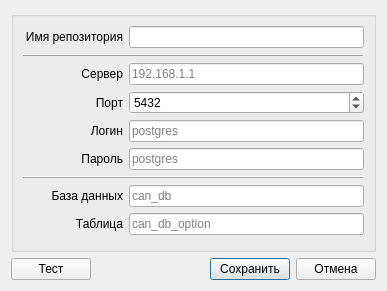
<?xml version="1.0" encoding="UTF-8"?>
<ui version="4.0">
 <class>SvRepositoryEditorDialog</class>
 <widget class="QDialog" name="SvRepositoryEditorDialog">
  <property name="geometry">
   <rect>
    <x>0</x>
    <y>0</y>
    <width>387</width>
    <height>291</height>
   </rect>
  </property>
  <property name="maximumSize">
   <size>
    <width>16777215</width>
    <height>1555555</height>
   </size>
  </property>
  <property name="windowTitle">
   <string>Настройки Ethernet</string>
  </property>
  <layout class="QVBoxLayout" name="verticalLayout_2">
   <item>
    <widget class="QGroupBox" name="groupBox">
     <property name="title">
      <string/>
     </property>
     <layout class="QVBoxLayout" name="verticalLayout">
      <item>
       <layout class="QHBoxLayout" name="horizontalLayout_15">
        <item>
         <widget class="QLabel" name="lblDevName_17">
          <property name="sizePolicy">
           <sizepolicy hsizetype="Fixed" vsizetype="Preferred">
            <horstretch>0</horstretch>
            <verstretch>0</verstretch>
           </sizepolicy>
          </property>
          <property name="minimumSize">
           <size>
            <width>100</width>
            <height>0</height>
           </size>
          </property>
          <property name="maximumSize">
           <size>
            <width>100</width>
            <height>16777215</height>
           </size>
          </property>
          <property name="font">
           <font>
            <weight>50</weight>
            <bold>false</bold>
           </font>
          </property>
          <property name="text">
           <string>Имя репозитория</string>
          </property>
          <property name="alignment">
           <set>Qt::AlignRight|Qt::AlignTrailing|Qt::AlignVCenter</set>
          </property>
         </widget>
        </item>
        <item>
         <widget class="QLineEdit" name="editName">
          <property name="inputMask">
           <string/>
          </property>
          <property name="text">
           <string/>
          </property>
          <property name="maxLength">
           <number>32767</number>
          </property>
         </widget>
        </item>
       </layout>
      </item>
      <item>
       <widget class="QFrame" name="frame_3">
        <property name="frameShape">
         <enum>QFrame::HLine</enum>
        </property>
        <property name="frameShadow">
         <enum>QFrame::Raised</enum>
        </property>
       </widget>
      </item>
      <item>
       <layout class="QHBoxLayout" name="horizontalLayout_7">
        <item>
         <widget class="QLabel" name="lblDevName_9">
          <property name="sizePolicy">
           <sizepolicy hsizetype="Fixed" vsizetype="Preferred">
            <horstretch>0</horstretch>
            <verstretch>0</verstretch>
           </sizepolicy>
          </property>
          <property name="minimumSize">
           <size>
            <width>100</width>
            <height>0</height>
           </size>
          </property>
          <property name="maximumSize">
           <size>
            <width>100</width>
            <height>16777215</height>
           </size>
          </property>
          <property name="font">
           <font>
            <weight>50</weight>
            <bold>false</bold>
           </font>
          </property>
          <property name="text">
           <string>Сервер</string>
          </property>
          <property name="alignment">
           <set>Qt::AlignRight|Qt::AlignTrailing|Qt::AlignVCenter</set>
          </property>
         </widget>
        </item>
        <item>
         <widget class="QLineEdit" name="editIP">
          <property name="inputMask">
           <string/>
          </property>
          <property name="text">
           <string/>
          </property>
          <property name="maxLength">
           <number>32767</number>
          </property>
          <property name="placeholderText">
           <string>192.168.1.1</string>
          </property>
         </widget>
        </item>
       </layout>
      </item>
      <item>
       <layout class="QHBoxLayout" name="horizontalLayout_5">
        <item>
         <widget class="QLabel" name="lblDevName_7">
          <property name="sizePolicy">
           <sizepolicy hsizetype="Fixed" vsizetype="Preferred">
            <horstretch>0</horstretch>
            <verstretch>0</verstretch>
           </sizepolicy>
          </property>
          <property name="minimumSize">
           <size>
            <width>100</width>
            <height>0</height>
           </size>
          </property>
          <property name="maximumSize">
           <size>
            <width>100</width>
            <height>16777215</height>
           </size>
          </property>
          <property name="font">
           <font>
            <weight>50</weight>
            <bold>false</bold>
           </font>
          </property>
          <property name="text">
           <string>Порт</string>
          </property>
          <property name="alignment">
           <set>Qt::AlignRight|Qt::AlignTrailing|Qt::AlignVCenter</set>
          </property>
         </widget>
        </item>
        <item>
         <widget class="QSpinBox" name="spinPort">
          <property name="minimum">
           <number>1</number>
          </property>
          <property name="maximum">
           <number>65535</number>
          </property>
          <property name="value">
           <number>5432</number>
          </property>
         </widget>
        </item>
       </layout>
      </item>
      <item>
       <layout class="QHBoxLayout" name="horizontalLayout_11">
        <item>
         <widget class="QLabel" name="lblDevName_13">
          <property name="sizePolicy">
           <sizepolicy hsizetype="Fixed" vsizetype="Preferred">
            <horstretch>0</horstretch>
            <verstretch>0</verstretch>
           </sizepolicy>
          </property>
          <property name="minimumSize">
           <size>
            <width>100</width>
            <height>0</height>
           </size>
          </property>
          <property name="maximumSize">
           <size>
            <width>100</width>
            <height>16777215</height>
           </size>
          </property>
          <property name="font">
           <font>
            <weight>50</weight>
            <bold>false</bold>
           </font>
          </property>
          <property name="text">
           <string>Логин</string>
          </property>
          <property name="alignment">
           <set>Qt::AlignRight|Qt::AlignTrailing|Qt::AlignVCenter</set>
          </property>
         </widget>
        </item>
        <item>
         <widget class="QLineEdit" name="editLogin">
          <property name="inputMask">
           <string/>
          </property>
          <property name="text">
           <string/>
          </property>
          <property name="maxLength">
           <number>32767</number>
          </property>
          <property name="placeholderText">
           <string>postgres</string>
          </property>
         </widget>
        </item>
       </layout>
      </item>
      <item>
       <layout class="QHBoxLayout" name="horizontalLayout_12">
        <item>
         <widget class="QLabel" name="lblDevName_14">
          <property name="sizePolicy">
           <sizepolicy hsizetype="Fixed" vsizetype="Preferred">
            <horstretch>0</horstretch>
            <verstretch>0</verstretch>
           </sizepolicy>
          </property>
          <property name="minimumSize">
           <size>
            <width>100</width>
            <height>0</height>
           </size>
          </property>
          <property name="maximumSize">
           <size>
            <width>100</width>
            <height>16777215</height>
           </size>
          </property>
          <property name="font">
           <font>
            <weight>50</weight>
            <bold>false</bold>
           </font>
          </property>
          <property name="text">
           <string>Пароль</string>
          </property>
          <property name="alignment">
           <set>Qt::AlignRight|Qt::AlignTrailing|Qt::AlignVCenter</set>
          </property>
         </widget>
        </item>
        <item>
         <widget class="QLineEdit" name="editPass">
          <property name="inputMask">
           <string/>
          </property>
          <property name="text">
           <string/>
          </property>
          <property name="maxLength">
           <number>32767</number>
          </property>
          <property name="placeholderText">
           <string>postgres</string>
          </property>
         </widget>
        </item>
       </layout>
      </item>
      <item>
       <widget class="QFrame" name="frame">
        <property name="frameShape">
         <enum>QFrame::HLine</enum>
        </property>
        <property name="frameShadow">
         <enum>QFrame::Raised</enum>
        </property>
       </widget>
      </item>
      <item>
       <layout class="QHBoxLayout" name="horizontalLayout_13">
        <item>
         <widget class="QLabel" name="lblDevName_15">
          <property name="sizePolicy">
           <sizepolicy hsizetype="Fixed" vsizetype="Preferred">
            <horstretch>0</horstretch>
            <verstretch>0</verstretch>
           </sizepolicy>
          </property>
          <property name="minimumSize">
           <size>
            <width>100</width>
            <height>0</height>
           </size>
          </property>
          <property name="maximumSize">
           <size>
            <width>100</width>
            <height>16777215</height>
           </size>
          </property>
          <property name="font">
           <font>
            <weight>50</weight>
            <bold>false</bold>
           </font>
          </property>
          <property name="text">
           <string>База данных</string>
          </property>
          <property name="alignment">
           <set>Qt::AlignRight|Qt::AlignTrailing|Qt::AlignVCenter</set>
          </property>
         </widget>
        </item>
        <item>
         <widget class="QLineEdit" name="editDBName">
          <property name="inputMask">
           <string/>
          </property>
          <property name="text">
           <string/>
          </property>
          <property name="maxLength">
           <number>32767</number>
          </property>
          <property name="placeholderText">
           <string>can_db</string>
          </property>
         </widget>
        </item>
       </layout>
      </item>
      <item>
       <layout class="QHBoxLayout" name="horizontalLayout_14">
        <item>
         <widget class="QLabel" name="lblDevName_16">
          <property name="sizePolicy">
           <sizepolicy hsizetype="Fixed" vsizetype="Preferred">
            <horstretch>0</horstretch>
            <verstretch>0</verstretch>
           </sizepolicy>
          </property>
          <property name="minimumSize">
           <size>
            <width>100</width>
            <height>0</height>
           </size>
          </property>
          <property name="maximumSize">
           <size>
            <width>100</width>
            <height>16777215</height>
           </size>
          </property>
          <property name="font">
           <font>
            <weight>50</weight>
            <bold>false</bold>
           </font>
          </property>
          <property name="text">
           <string>Таблица</string>
          </property>
          <property name="alignment">
           <set>Qt::AlignRight|Qt::AlignTrailing|Qt::AlignVCenter</set>
          </property>
         </widget>
        </item>
        <item>
         <widget class="QLineEdit" name="editTableName">
          <property name="inputMask">
           <string/>
          </property>
          <property name="text">
           <string/>
          </property>
          <property name="maxLength">
           <number>32767</number>
          </property>
          <property name="placeholderText">
           <string>can_db_option</string>
          </property>
         </widget>
        </item>
       </layout>
      </item>
     </layout>
    </widget>
   </item>
   <item>
    <layout class="QHBoxLayout" name="horizontalLayout">
     <item>
      <widget class="QPushButton" name="bnTest">
       <property name="sizePolicy">
        <sizepolicy hsizetype="Fixed" vsizetype="Fixed">
         <horstretch>0</horstretch>
         <verstretch>0</verstretch>
        </sizepolicy>
       </property>
       <property name="maximumSize">
        <size>
         <width>80</width>
         <height>16777215</height>
        </size>
       </property>
       <property name="text">
        <string>Тест</string>
       </property>
       <property name="default">
        <bool>true</bool>
       </property>
      </widget>
     </item>
     <item>
      <spacer name="hSpacerButtons">
       <property name="orientation">
        <enum>Qt::Horizontal</enum>
       </property>
       <property name="sizeType">
        <enum>QSizePolicy::Expanding</enum>
       </property>
       <property name="sizeHint" stdset="0">
        <size>
         <width>40</width>
         <height>20</height>
        </size>
       </property>
      </spacer>
     </item>
     <item>
      <widget class="QPushButton" name="bnSave">
       <property name="sizePolicy">
        <sizepolicy hsizetype="Fixed" vsizetype="Fixed">
         <horstretch>0</horstretch>
         <verstretch>0</verstretch>
        </sizepolicy>
       </property>
       <property name="maximumSize">
        <size>
         <width>80</width>
         <height>16777215</height>
        </size>
       </property>
       <property name="text">
        <string>Сохранить</string>
       </property>
       <property name="default">
        <bool>true</bool>
       </property>
      </widget>
     </item>
     <item>
      <widget class="QPushButton" name="bnCancel">
       <property name="sizePolicy">
        <sizepolicy hsizetype="Fixed" vsizetype="Fixed">
         <horstretch>0</horstretch>
         <verstretch>0</verstretch>
        </sizepolicy>
       </property>
       <property name="maximumSize">
        <size>
         <width>80</width>
         <height>16777215</height>
        </size>
       </property>
       <property name="text">
        <string>Отмена</string>
       </property>
      </widget>
     </item>
    </layout>
   </item>
  </layout>
 </widget>
 <resources/>
 <connections/>
</ui>
